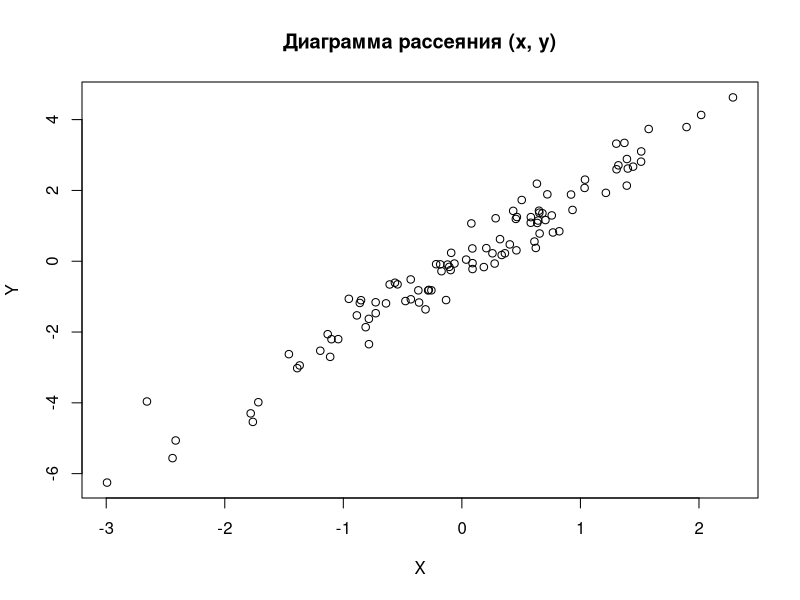
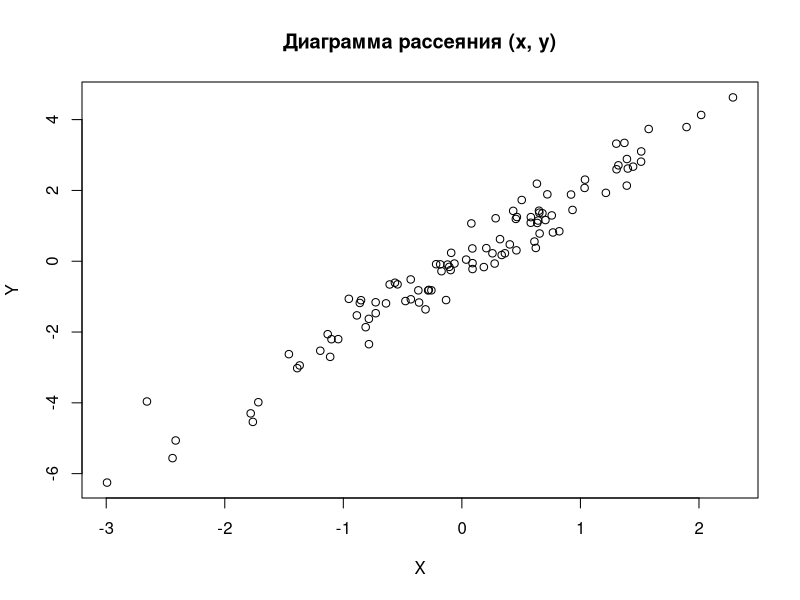

Generate these figures, in order, with R:
#!/usr/bin/env Rscript

# Генерация случайных данных
set.seed(42) # Для воспроизводимости
n <- 100
x <- rnorm(n)
y <- 2 * x + rnorm(n, sd = 0.5)

# Создание диаграммы рассеяния
plot(x, y, main = "Диаграмма рассеяния (x, y)", xlab = "X", ylab = "Y")

# Генерация случайного имени файла для сохранения
random_name <- paste0("scatter_plot_", sample(10000:99999, 1), ".png")

# Сохранение диаграммы в файл PNG
png(filename = random_name, width = 800, height = 600)
plot(x, y, main = "Диаграмма рассеяния (x, y)", xlab = "X", ylab = "Y")
dev.off()

cat("Диаграмма рассеяния сохранена в файл:", random_name, "\n")
